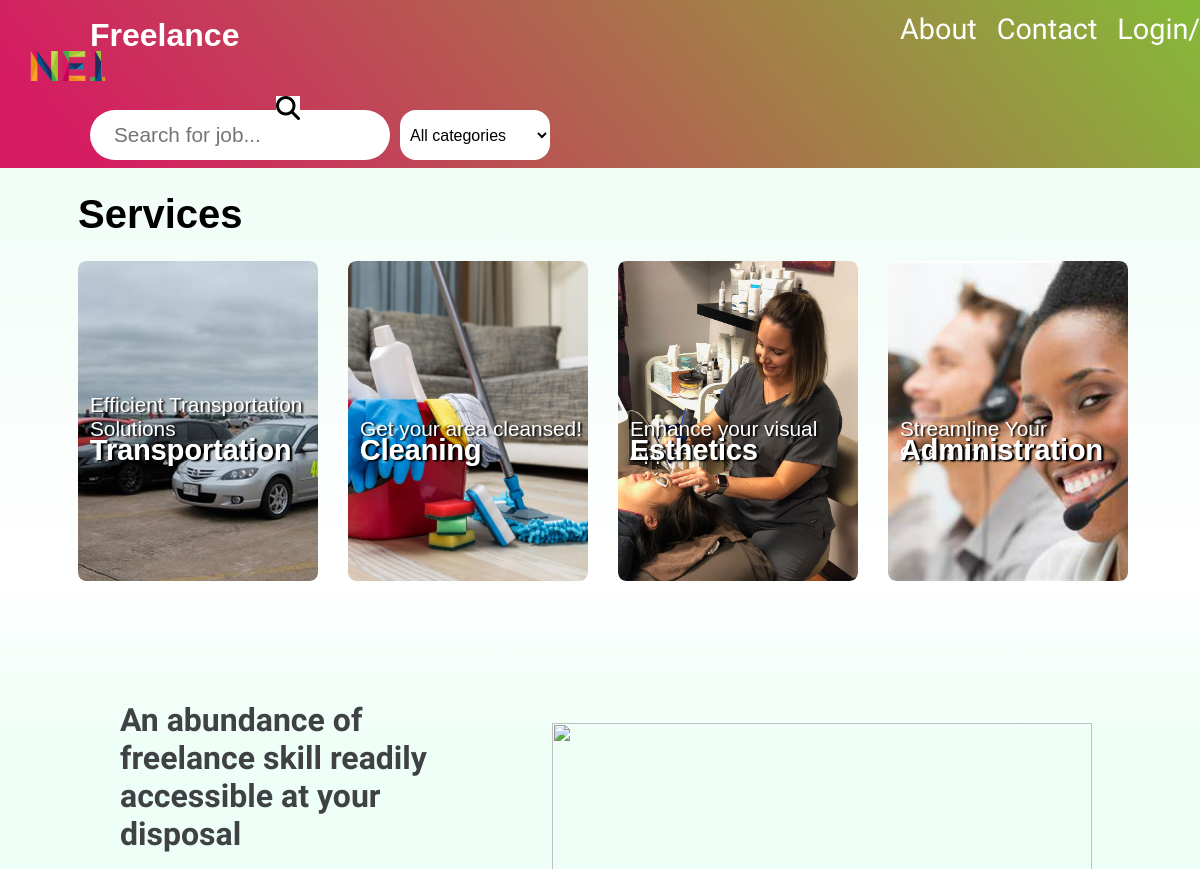
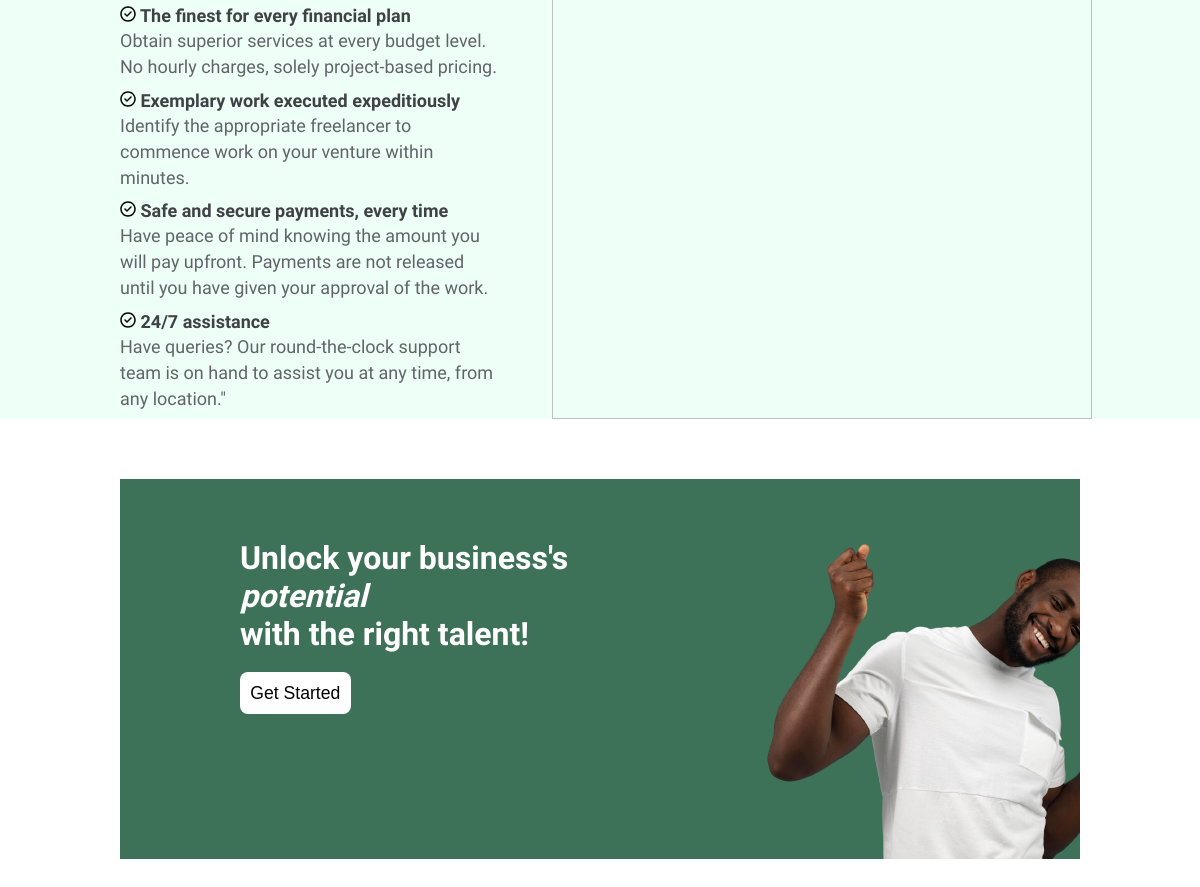
The page / on the database its author committed (2 pictures, top to bottom).
### home/models.py (models this page shows, shortened)
class Service(models.Model):
    title = models.CharField(max_length=50)
    tagline = models.CharField(max_length=100, default = '')
    image = models.ImageField(upload_to='services/', blank=True, null=True)

### home/views.py (the view)
# urls.py: path('',home_view.index, name = 'home_page'), #ne1freelance.com - Home page
def index(request):
    services = Service.objects.all()
    job_category = JobCategory.objects.all()
    if request.user.is_authenticated: #if they are logged in
        return redirect("search_jobs")
    else:
        return render(request,'home/index.html' , {'services' : services, 'job_category': job_category})

### templates/home/index.html (shortened to what this page needs)
<html lang="en">
<head>
    {% load static %}
    <link rel="stylesheet" href="{% static 'css/home/index.css' %}">
</head>
<body>
<header class="header">
 {% if user.is_authenticated %}
 <nav class="logged_in-navbar">
    <ul class="nav nav-tabs">
        <li class="nav-item dropdown">
          <a class="nav-link dropdown-toggle" data-bs-toggle="dropdown" href="#" role="button" aria-expanded="false">
            <i class="fa-solid fa-circle active-status"></i>{{user.username}}
        </a>
          <ul class="dropdown-menu">
            <li><a class="dropdown-item" href="{% url 'job_form' %}">Create job</a></li>
            <li><a class="dropdown-item" href="{% url 'logout' %}">Logout</a></li>
          </ul>
        </li>
            <li class="nav-item"><a class="nav-link" href="{% url 'about_us' %}">About</a></li>
                <li class="nav-item"><a class="nav-link" href="{% url 'contact' %}">Contact</a></li>
      </ul>
 </nav>
{% else %}
 <nav class="logged_out-navbar">
     <ul>
         <li class="nav-item"><a class="nav-link" href="{% url 'about_us' %}">About</a></li>
             <li class="nav-item"><a class="nav-link" href="{% url 'contact' %}">Contact</a></li>
                 <li class="nav-item"><a class="nav-link" href="{% url 'login' %}">Login/Signup</a></li>
     </ul>
 </nav>
{% endif %}
    <div class="red-gradient">
        <img class = "logo" src="{% static 'images/logo.png' %}" alt="logo">
        <h1 class="title"><b>Freelance</b></h1>
        <form class="search_form" method="GET" action="{% url 'search_jobs' %}">
            <input class="search" type="text" placeholder="Search for job..." name="search" required>
            <select name="category" class="category">
                <option value="">All categories</option>
            </select>
            <button class="search-btn" type="submit" title="search button">
                <i class="fa fa-search"></i>
            </button>
        </form>
    </div>
</header>
    <main class="main-container">
        <div class="flexible-services">
            <h2>Services</h2>
        <div class="services">
            {% for service in services %}
            <div class="service service{{ forloop.counter }}">
                {% if service.title == 'Transportation' %}
                <p class="service-title" id="transportation-title">{{ service.tagline }}</p>
                {% else %}
                <p class="service-title">{{ service.tagline }}</p>
                    {% endif %}
                    <p class="service-title-span">{{ service.title }}</p>
                {% if service.title == 'Transportation' %}
                    <p class="service-title-span"  id="transportation-span">{{ service.title }}</p>
                    {% else %}
                    <p class="service-title-span">{{ service.title }}</p>
                        {% endif %}
                {% if service.image %}
                <img class="service-img" src="{{ service.image.url }}" alt="{{ service.title }}">
                {% else %}
                <style>
                    .service{
                        background-color: rgb(98, 98, 98);
                    }
                </style>
                {% endif %}
            </div>
            {% endfor %}
        </div>
        </div>
        <div class="reassurance-flex-box">
            <div class="text">
                <h3>An abundance of freelance skill readily accessible at your disposal</h3>
                <br>
                <ul>
                    <li class="sub-heading">
                        <p class="bold">
                             The finest for every financial plan</p>
                        <p class="info">Obtain superior services at every budget level. No hourly charges, solely project-based pricing.</p>
                    </li>
                    <li class="sub-heading">
                        <p class="bold">
                             Exemplary work executed expeditiously</p>
                        <p class="info">Identify the appropriate freelancer to commence work on your venture within minutes.</p>
                    </li>
                    <li class="sub-heading">
                        <p class="bold">
                             Safe and secure payments, every time</p>
                        <p class="info">Have peace of mind knowing the amount you will pay upfront. Payments are not released until you have given your approval of the work.</p>
                    </li>
                    <li class="sub-heading">
                        <p class="bold">
                             24/7 assistance
                        </p>
                        <p class="info">Have queries? Our round-the-clock support team is on hand to assist you at any time, from any location."</p>
                    </li>
                </ul>
            </div>
            <div class="image-container">
                <img class="image" src="https://fiverr-res.cloudinary.com/q_auto,f_auto,w_700,dpr_1.0/v1/attachments/generic_asset/asset/089e3bb9352f90802ad07ad9f6a4a450-1599517407052/selling-proposition-still-1400-x1.png" alt="">
            </div>
        </div>
        <div class="getStarted">
            <div>
                <h5>Unlock your business's <i>potential</i> <br>
                    with the right talent!</h5>
                    <br>
                <button class="getStarted-btn" title="get started button"><a href="{% url 'register' %}">Get Started</a></button>
            </div>
            <div class="image">
                <img src="{% static 'images/man.png'%}" alt="Black guy in white jersey excited">
            </div>
        </div>
<br><br>
    </main>
</body>
</html>

### rows shown on the page
Service: tagline "Efficient Transportation Solutions", title "Transportation", image (picture)
Service: tagline "Get your area cleansed!", title "Cleaning", image (picture)
Service: tagline "Enhance your visual Appeal", title "Esthetics", image (picture)
Service: tagline "Streamline Your Operations", title "Administration", image (picture)
